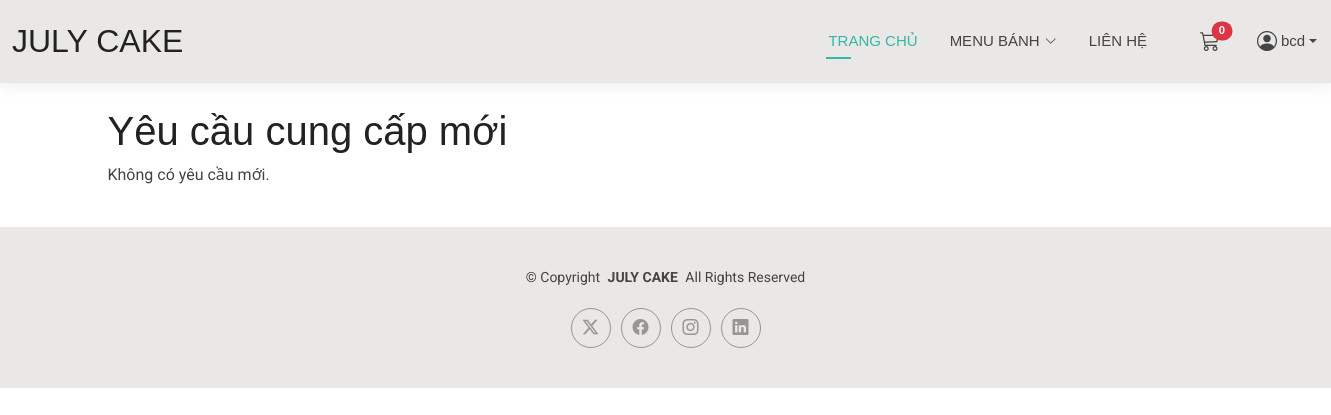
/suppliers/requests/ (signed in), run on an earlier commit of the app's database.
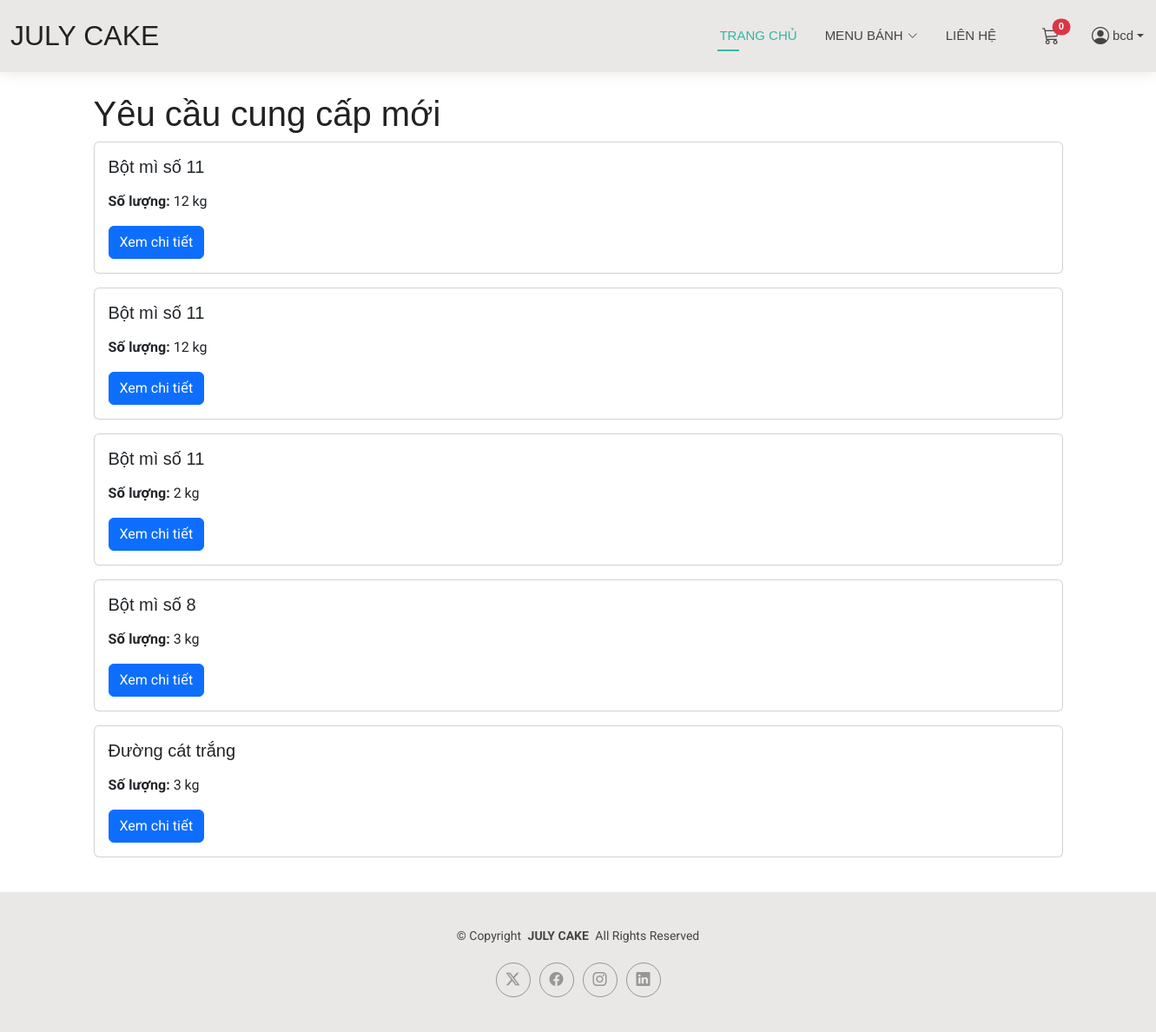
And on a later commit of the database.
### suppliers/models.py (models this page shows)
class OrderRequest(models.Model):
    class Status(models.TextChoices):
        OPEN = "OPEN", "Đang mở – chờ nhà cung cấp báo giá"
        SELECTED = "SELECTED", "Đã chọn nhà cung cấp"
        IN_DELIVERY = "IN_DELIVERY", "Đang giao hàng"
        COMPLETED = "COMPLETED", "Hoàn tất"
        CANCELLED = "CANCELLED", "Đã hủy"
    ingredient = models.ForeignKey(
        "dashboard.Ingredient",
        on_delete=models.CASCADE,
        related_name="order_requests"
    )
    title = models.CharField(max_length=255)
    quantity = models.PositiveIntegerField(default=1)
    unit = models.CharField(max_length=20)
    note = models.TextField(blank=True)
    status = models.CharField(max_length=30, choices=Status.choices)
    created_by = models.ForeignKey(User, on_delete=models.CASCADE)
    created_at = models.DateTimeField(auto_now_add=True)

### suppliers/views.py (the view)
# urls.py: path("requests/", views.requests_list, name="requests_list"),
@login_required
def requests_list(request):
    qs = OrderRequest.objects.filter(status=OrderRequest.Status.OPEN)
    return render(request, "suppliers/requests_list.html", {"requests": qs})

### cart/context_processors.py (called while the page is built)
def cart_count(request):
    if getattr(request, 'user', None) and request.user.is_authenticated:
        total = CartItem.objects.filter(cart__user=request.user).aggregate(total=Sum('quantity'))['total'] or 0
    else:
        cart = request.session.get('cart', {})
        try:
            total = sum(int(item.get('quantity', 0) or 0) for item in cart.values())
        except Exception:
            total = 0
    return {'cart_count': int(total)}

### suppliers/templates/suppliers/requests_list.html (shortened to what this page needs)
{% extends "base.html" %}
{% block content %}
  <div class="container py-4">
    <h1>Yêu cầu cung cấp mới</h1>
    {% for r in requests %}
      <div class="card mb-3">
        <div class="card-body">
          <h5 class="card-title">{{ r.title }}</h5>
          <p class="card-text"><strong>Số lượng:</strong> {{ r.quantity }} {{ r.unit }}</p>
          <a href="{% url 'suppliers:request_detail' r.pk %}" class="btn btn-primary">Xem chi tiết</a>
        </div>
      </div>
    {% empty %}
      <p>Không có yêu cầu mới.</p>
    {% endfor %}
  </div>
{% endblock %}

What changed in the data, as far as the page shows it:
added OrderRequest: title "Bột mì số 11", quantity "12", unit "kg"
added OrderRequest: title "Bột mì số 11", quantity "12", unit "kg"
added OrderRequest: title "Bột mì số 11", quantity "2", unit "kg"
added OrderRequest: title "Bột mì số 8", quantity "3", unit "kg"
added OrderRequest: title "Đường cát trắng", quantity "3", unit "kg"
Also different on the page:
text no longer shown: "Không có yêu cầu mới."
